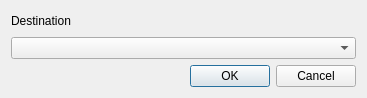
<?xml version="1.0" encoding="UTF-8"?>
<ui version="4.0">
 <class>DlgJobChooser</class>
 <widget class="QDialog" name="DlgJobChooser">
  <property name="windowModality">
   <enum>Qt::WindowModal</enum>
  </property>
  <property name="geometry">
   <rect>
    <x>0</x>
    <y>0</y>
    <width>367</width>
    <height>98</height>
   </rect>
  </property>
  <property name="sizePolicy">
   <sizepolicy hsizetype="Minimum" vsizetype="Minimum">
    <horstretch>0</horstretch>
    <verstretch>0</verstretch>
   </sizepolicy>
  </property>
  <property name="windowTitle">
   <string>Copy Selected Tools</string>
  </property>
  <layout class="QVBoxLayout" name="verticalLayout">
   <item>
    <widget class="QLabel" name="label">
     <property name="text">
      <string>Destination</string>
     </property>
    </widget>
   </item>
   <item>
    <widget class="QComboBox" name="cboTarget"/>
   </item>
   <item>
    <widget class="QDialogButtonBox" name="buttonBox">
     <property name="orientation">
      <enum>Qt::Horizontal</enum>
     </property>
     <property name="standardButtons">
      <set>QDialogButtonBox::Cancel|QDialogButtonBox::Ok</set>
     </property>
    </widget>
   </item>
  </layout>
 </widget>
 <resources/>
 <connections>
  <connection>
   <sender>buttonBox</sender>
   <signal>accepted()</signal>
   <receiver>DlgJobChooser</receiver>
   <slot>accept()</slot>
   <hints>
    <hint type="sourcelabel">
     <x>248</x>
     <y>254</y>
    </hint>
    <hint type="destinationlabel">
     <x>157</x>
     <y>274</y>
    </hint>
   </hints>
  </connection>
  <connection>
   <sender>buttonBox</sender>
   <signal>rejected()</signal>
   <receiver>DlgJobChooser</receiver>
   <slot>reject()</slot>
   <hints>
    <hint type="sourcelabel">
     <x>316</x>
     <y>260</y>
    </hint>
    <hint type="destinationlabel">
     <x>286</x>
     <y>274</y>
    </hint>
   </hints>
  </connection>
 </connections>
</ui>
